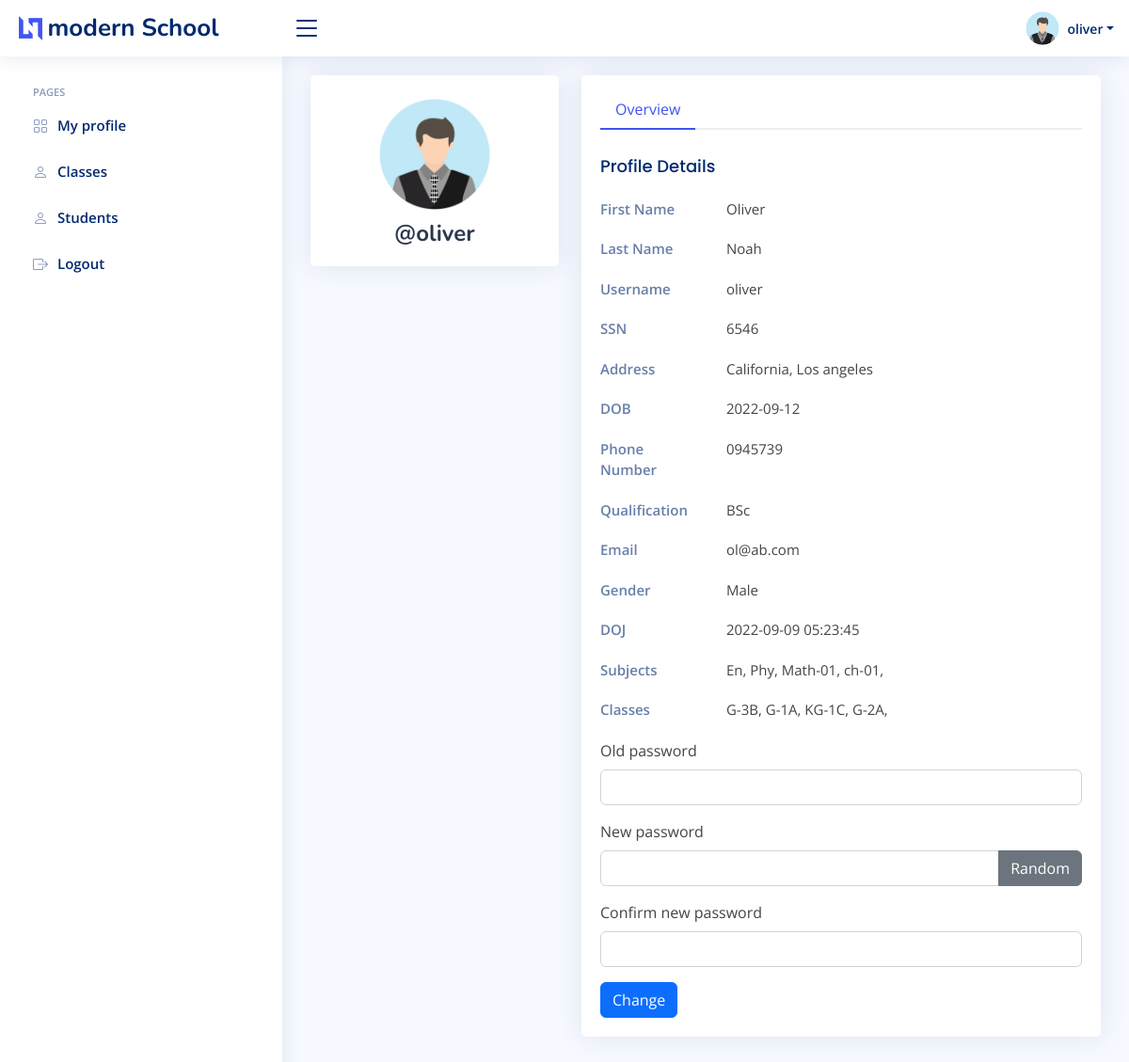
/Teacher/index.php (signed in), run on the app's committed database.
### tables this page shows
CREATE TABLE `setting` (
  `id` int(11) NOT NULL,
  `current_year` int(11) NOT NULL,
  `current_semester` varchar(11) NOT NULL,
  `school_name` varchar(100) NOT NULL,
  `slogan` varchar(300) NOT NULL,
  `about` text NOT NULL
);

CREATE TABLE `teachers` (
  `teacher_id` int(11) NOT NULL,
  `username` varchar(127) NOT NULL,
  `password` varchar(255) NOT NULL,
  `class` varchar(31) NOT NULL,
  `fname` varchar(127) NOT NULL,
  `lname` varchar(127) NOT NULL,
  `subjects` varchar(31) NOT NULL,
  `address` varchar(31) NOT NULL,
  `employee_number` int(11) NOT NULL,
  `date_of_birth` date DEFAULT NULL,
  `phone_number` varchar(31) NOT NULL,
  `qualification` varchar(127) NOT NULL,
  `gender` varchar(7) NOT NULL,
  `email_address` varchar(255) NOT NULL,
  `date_of_joined` datetime NOT NULL DEFAULT current_timestamp()
);

### data/setting.php (called while the page is built)
<?php
function getSetting($conn){
   $sql = "SELECT * FROM setting";
   $stmt = $conn->prepare($sql);
   $stmt->execute();
   if ($stmt->rowCount() == 1) {
     $settings = $stmt->fetch();
     return $settings;
   }else {
    return 0;
   }
}
?>

### Teacher/data/teacher.php (called while the page is built)
<?php
function getTeacherById($teacher_id, $conn){
   $sql = "SELECT * FROM teachers
           WHERE teacher_id=?";
   $stmt = $conn->prepare($sql);
   $stmt->execute([$teacher_id]);
   if ($stmt->rowCount() == 1) {
     $teacher = $stmt->fetch();
     return $teacher;
   }else {
    return 0;
   }
}

### Teacher/data/subject.php (called while the page is built, shortened)
<?php
function getSubjectById($subject_id, $conn){
   $sql = "SELECT * FROM subjects
           WHERE subject_id=?";
   $stmt = $conn->prepare($sql);
   $stmt->execute([$subject_id]);
   if ($stmt->rowCount() == 1) {
     $subject = $stmt->fetch();
     return $subject;
   }else {
   	return 0;
   }
}
 ?>

### Teacher/data/class.php (called while the page is built, shortened)
<?php
function getAllClasses($conn){
   $sql = "SELECT * FROM class";
   $stmt = $conn->prepare($sql);
   $stmt->execute();
   if ($stmt->rowCount() >= 1) {
     $classes = $stmt->fetchAll();
     return $classes;
   }else {
    return 0;
   }
}
function getClassById($class_id, $conn){
   $sql = "SELECT * FROM class
           WHERE class_id=?";
   $stmt = $conn->prepare($sql);
   $stmt->execute([$class_id]);
   if ($stmt->rowCount() == 1) {
     $class = $stmt->fetch();
     return $class;
   }else {
    return 0;
   }
}

### Teacher/data/grade.php (called while the page is built, shortened)
<?php
function getGradeById($grade_id, $conn){
   $sql = "SELECT * FROM grades
           WHERE grade_id=?";
   $stmt = $conn->prepare($sql);
   $stmt->execute([$grade_id]);
   if ($stmt->rowCount() == 1) {
     $grade = $stmt->fetch();
     return $grade;
   }else {
    return 0;
   }
}

### Teacher/data/section.php (called while the page is built, shortened)
<?php
function getSectioById($section_id, $conn){
   $sql = "SELECT * FROM section
           WHERE section_id=?";
   $stmt = $conn->prepare($sql);
   $stmt->execute([$section_id]);
   if ($stmt->rowCount() == 1) {
     $section = $stmt->fetch();
     return $section;
   }else {
    return 0;
   }
}

### Teacher/index.php (the view, shortened to what this page needs)
<?php
if (isset($_SESSION['teacher_id']) &&
    isset($_SESSION['role'])) {
    if ($_SESSION['role'] == 'Teacher') {
       include "../DB_connection.php";
       include "data/teacher.php";
       include "data/subject.php";
       include "data/grade.php";
       include "data/section.php";
       include "data/class.php";
       $teacher_id = $_SESSION['teacher_id'];
       $classes = getAllClasses($conn);
 ?>
<!DOCTYPE html>
<html lang="en">
<head>
  <link href="../assets/vendor/bootstrap/css/bootstrap.min.css" rel="stylesheet">
  <link href="../assets/vendor/bootstrap-icons/bootstrap-icons.css" rel="stylesheet">
  <link href="../assets/vendor/boxicons/css/boxicons.min.css" rel="stylesheet">
  <link href="../assets/vendor/quill/quill.snow.css" rel="stylesheet">
  <link href="../assets/vendor/quill/quill.bubble.css" rel="stylesheet">
  <link href="../assets/vendor/remixicon/remixicon.css" rel="stylesheet">
  <link href="../assets/vendor/simple-datatables/style.css" rel="stylesheet">
  <link href="../assets/css/style.css" rel="stylesheet">
</head>
<body>
  <?php
    include "inc/header.php";
    ?>
  <?php
    include "inc/sidebar.php";
    ?>
  <main id="main" class="main">
     <?php
        if ($teacher != 0) {
     ?>
    <section class="section profile">
      <div class="row">
        <div class="col-xl-4">
          <div class="card">
            <div class="card-body profile-card pt-4 d-flex flex-column align-items-center">
              <img src="../img/student-<?=$teacher['gender']?>.png" alt="Profile" class="rounded-circle">
              <h2>@<?=$teacher['username']?></h2>
            </div>
          </div>
        </div>
        <div class="col-xl-8">
          <div class="card">
            <div class="card-body pt-3">
              <ul class="nav nav-tabs nav-tabs-bordered">
              <li class="nav-item">
                  <button class="nav-link active" data-bs-toggle="tab" data-bs-target="#profile-overview">Overview</button>
                </li>
              </ul>
              <div class="tab-content pt-2">
                <div class="tab-pane fade show active profile-overview" id="profile-overview">
                  <h5 class="card-title">Profile Details</h5>
                  <div class="row">
                    <div class="col-lg-3 col-md-4 label ">First Name</div>
                    <div class="col-lg-9 col-md-8"><?=$teacher['fname']?></div>
                  </div>
                  <div class="row">
                    <div class="col-lg-3 col-md-4 label">Last Name</div>
                    <div class="col-lg-9 col-md-8"><?=$teacher['lname']?></div>
                  </div>
                  <div class="row">
                    <div class="col-lg-3 col-md-4 label">Username</div>
                    <div class="col-lg-9 col-md-8"><?=$teacher['username']?></div>
                  </div>
                  <div class="row">
                    <div class="col-lg-3 col-md-4 label">SSN</div>
                    <div class="col-lg-9 col-md-8"><?=$teacher['employee_number']?></div>
                  </div>
                  <div class="row">
                    <div class="col-lg-3 col-md-4 label">Address</div>
                    <div class="col-lg-9 col-md-8"><?=$teacher['address']?></div>
                  </div>
                  <div class="row">
                    <div class="col-lg-3 col-md-4 label">DOB</div>
                    <div class="col-lg-9 col-md-8"><?=$teacher['date_of_birth']?></div>
                  </div>
                  <div class="row">
                    <div class="col-lg-3 col-md-4 label">Phone Number</div>
                    <div class="col-lg-9 col-md-8"><?=$teacher['phone_number']?></div>
                  </div>
                  <div class="row">
                    <div class="col-lg-3 col-md-4 label">Qualification</div>
                    <div class="col-lg-9 col-md-8"><?=$teacher['qualification']?></div>
                  </div>
                  <div class="row">
                    <div class="col-lg-3 col-md-4 label">Email</div>
                    <div class="col-lg-9 col-md-8"><?=$teacher['email_address']?></div>
                  </div>
                  <div class="row">
                    <div class="col-lg-3 col-md-4 label">Gender</div>
                    <div class="col-lg-9 col-md-8"><?=$teacher['gender']?></div>
                  </div>
                  <div class="row">
                    <div class="col-lg-3 col-md-4 label">DOJ</div>
                    <div class="col-lg-9 col-md-8"><?=$teacher['date_of_joined']?></div>
                  </div>
                  <div class="row">
                    <div class="col-lg-3 col-md-4 label">Subjects</div>
                    <div class="col-lg-9 col-md-8"><?php
                   $s = '';
                   $subjects = str_split(trim($teacher['subjects']));
                   foreach ($subjects as $subject) {
                      $s_temp = getSubjectById($subject, $conn);
                      if ($s_temp != 0)
                        $s .=$s_temp['subject_code'].', ';
                   }
                   echo $s;
                ?></div>
                  </div>
                  <div class="row">
                    <div class="col-lg-3 col-md-4 label">Classes</div>
                    <div class="col-lg-9 col-md-8"><?php
                     $c = '';
                     $classes = str_split(trim($teacher['class']));
                     foreach ($classes as $class_id) {
                         $class = getClassById($class_id, $conn);
                        $c_temp = getGradeById($class['grade'], $conn);
                        $section = getSectioById($class['section'], $conn);
                        if ($c_temp != 0)
                          $c .=$c_temp['grade_code'].'-'.
                               $c_temp['grade'].$section['section'].', ';
                     }
                     echo $c;
                  ?></div>
                  </div>
                  <?php
        }else {
          header("Location: student.php");
          exit;
        }
        ?>
        <form method="post"
              action="req/teacher-change.php"
              id="change_password">
       <div class="mb-3">
            <div class="mb-3">
            <label class="form-label">Old password</label>
                <input type="password"
                       class="form-control"
                       name="old_pass">
          </div>
            <label class="form-label">New password </label>
            <div class="input-group mb-3">
                <input type="text"
                       class="form-control"
                       name="new_pass"
                       id="passInput">
                <button class="btn btn-secondary"
                        id="gBtn">
                        Random</button>
            </div>
          </div>
          <div class="mb-3">
            <label class="form-label">Confirm new password  </label>
                <input type="text"
                       class="form-control"
                       name="c_new_pass"
                       id="passInput2">
          </div>
          <button type="submit"
              class="btn btn-primary">
              Change</button>
        </form>
      </div>
            </div>
          </div>
        </div>
      </div>
    </section>
  </main>
</body>
</html>
<?php
  }else {
    header("Location: ../login.php");
    exit;
  }
}else {
	header("Location: ../login.php");
	exit;
}
?>

### Teacher/inc/header.php (shortened to what this page needs)
<?php
include "../data/setting.php";
$teacher = getTeacherById($teacher_id, $conn);
$setting = getSetting($conn);
if ($setting != 0) {
?>
<header id="header" class="header fixed-top d-flex align-items-center">
    <div class="d-flex align-items-center justify-content-between">
        <a href="../index.php" class="logo d-flex align-items-center">
            <img src="../assets/img/logo.png" alt="">
            <span class="d-none d-lg-block"><?=$setting['school_name']?></span>
        </a>
        <i class="bi bi-list toggle-sidebar-btn"></i>
    </div>
    <nav class="header-nav ms-auto">
        <ul class="d-flex align-items-center">
            <li class="nav-item dropdown pe-3">
                <a class="nav-link nav-profile d-flex align-items-center pe-0" href="#" data-bs-toggle="dropdown">
                    <img src="../img/student-male.png"  alt="Profile" class="rounded-circle">
                    <span class="d-none d-md-block dropdown-toggle ps-2"><?=$teacher['username']?></span>
                </a>
            </li>
        </ul>
    </nav>
</header>
<?php }else {
    header("Location: login.php");
    exit;
}  ?>

### assets/css/style.css (style rules this page uses)
:root { scroll-behavior: smooth; }
body { font-family: "Open Sans", sans-serif; background: #f6f9ff; color: #444444; }
a { color: #4154f1; text-decoration: none; }
h1, h2, h3, h4, h5, h6 { font-family: "Nunito", sans-serif; }
#main { margin-top: 60px; padding: 20px 30px; transition: all 0.3s; }
.card { margin-bottom: 30px; border: none; border-radius: 5px; box-shadow: 0px 0 30px rgba(1, 41, 112, 0.1); }
.card-title { padding: 20px 0 15px 0; font-size: 18px; font-weight: 500; color: #012970; font-family: "Poppins", sans-serif; }
.card-body { padding: 0 20px 20px 20px; }
.nav-tabs-bordered { border-bottom: 2px solid #ebeef4; }
.nav-tabs-bordered .nav-link { margin-bottom: -2px; border: none; color: #2c384e; }
.nav-tabs-bordered .nav-link.active { background-color: #fff; color: #4154f1; border-bottom: 2px solid #4154f1; }
.logo { line-height: 1; }
@media (min-width: 1200px) { .logo { width: 280px; } }
.logo img { max-height: 26px; margin-right: 6px; }
.logo span { font-size: 26px; font-weight: 700; color: #012970; font-family: "Nunito", sans-serif; }
.header { transition: all 0.5s; z-index: 997; height: 60px; box-shadow: 0px 2px 20px rgba(1, 41, 112, 0.1); background-color: #fff; padding-left: 20px; }
.header .toggle-sidebar-btn { font-size: 32px; padding-left: 10px; cursor: pointer; color: #012970; }
.header-nav ul { list-style: none; }
.header-nav>ul { margin: 0; padding: 0; }
.header-nav .nav-profile { color: #012970; }
.header-nav .nav-profile img { max-height: 36px; }
.header-nav .nav-profile span { font-size: 14px; font-weight: 600; }
@media (min-width: 1200px) { #main, #footer { margin-left: 300px; } }
.profile .profile-card img { max-width: 120px; }
.profile .profile-card h2 { font-size: 24px; font-weight: 700; color: #2c384e; margin: 10px 0 0 0; }
.profile .profile-overview .row { margin-bottom: 20px; font-size: 15px; }
.profile .profile-overview .card-title { color: #012970; }
.profile .profile-overview .label { font-weight: 600; color: rgba(1, 41, 112, 0.6); }

### data on the page
setting: school_name "modern School"
teachers: username "oliver", gender (picture), fname "Oliver", lname "Noah", employee_number "6546", address "California, Los angeles", date_of_birth "2022-09-12", phone_number "0945739", qualification "BSc", email_address "ol@ab.com", gender "Male", date_of_joined "2022-09-09 05:23:45"

### other printed values
$s "En, Phy, Math-01, ch-01,"
$c "G-3B, G-1A, KG-1C, G-2A,"
